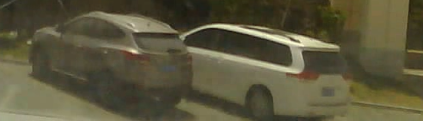
#> input picture python_work/cam/real_world.png, 423 x 121 px
$ python numpy_e.py
#> lines starting #> are read from the running program, lines starting #| are printed output that depends on the picture
import numpy as np
import cv2 as cv
from matplotlib import pyplot as plt

img = cv.imread('real_world.png')
#> img is the input picture: shape (121, 423, 3); mean B, G, R 60.8, 86.3, 91.1

# access a pixel
px = img[100,100]
#> px = [47, 59, 63]
print(px)
#| [47 59 63]

# accessing only blue pixel
blue = img[100,100,0]
#> blue = 47
print(blue)
#| 47

# properties image
print(img.shape)
#| (121, 423, 3)

# total number if pixels
print(img.size)
#| 153549

# image datatypr
print(img.dtype)
#| uint8

BLUE = [255,0,0]
constant= cv.copyMakeBorder(img,10,10,10,10,cv.BORDER_CONSTANT,value=BLUE)
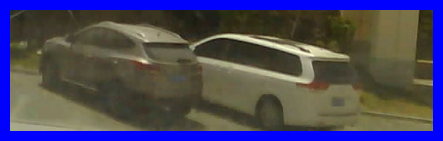
#> constant: shape (141, 443, 3); mean B, G, R 95.9, 70.7, 74.6
plt.imshow(constant,'gray')
plt.show()
